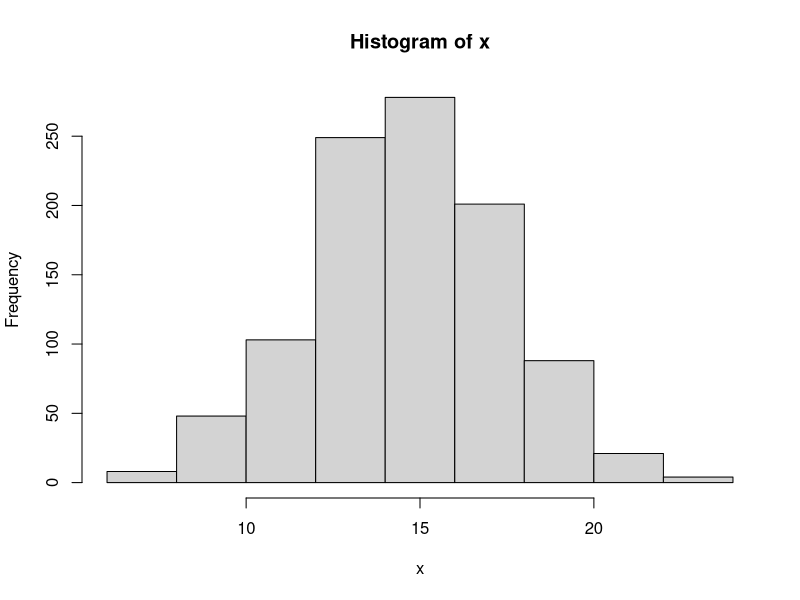

Source code (R):
## ---- chunk 1
knitr::opts_chunk$set(echo = TRUE)
## ---- chunk 2
set.seed(100)

x <- rbinom(1000,30,0.5)

hist(x)

